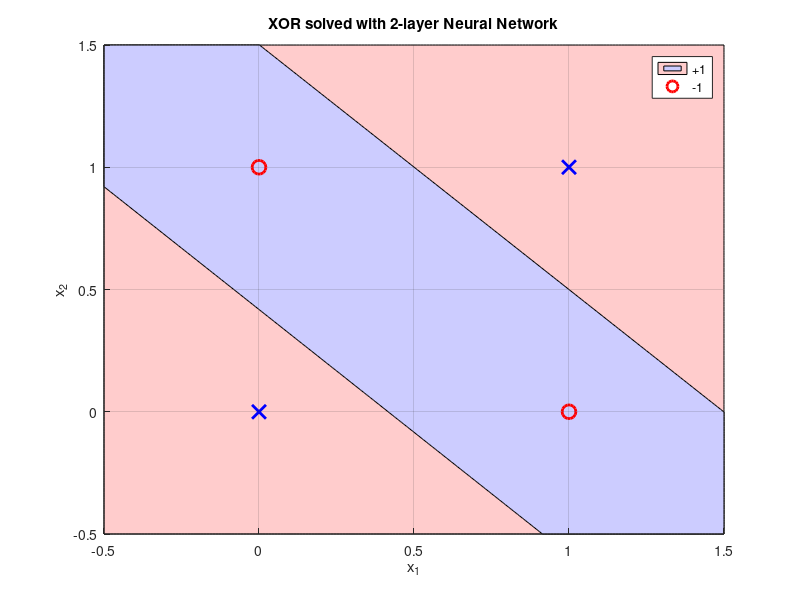

Write the MATLAB code that produced this figure.
clc; clear; close all;

% --- Multi-Layer Neural Network for XOR with Detailed Printing ---

% Input patterns and targets for XOR
P = [0 0 1 1; 0 1 0 1];      % Input patterns
T = [-1 1 1 -1];              % Targets (-1 for 0, 1 for 1)

% Network architecture
input_size = 2;
hidden_size = 2;
output_size = 1;
eta = 0.2;                     % Learning rate
max_epochs = 5000;

% Initialize weights and biases randomly
rng('shuffle');
W1 = rand(hidden_size, input_size)*2 - 1;  % Hidden layer weights
b1 = rand(hidden_size,1)*2 - 1;            % Hidden layer biases
W2 = rand(output_size, hidden_size)*2 - 1; % Output layer weights
b2 = rand()*2 - 1;                         % Output layer bias

% Activation function and derivative
f = @(x) tanh(x);        % Hidden and output layer activation
f_prime = @(x) 1 - tanh(x).^2;

% Training loop
for epoch = 1:max_epochs
    total_error = 0;
    fprintf('--- Epoch %d ---\n', epoch);
    
    for i = 1:size(P,2)
        % Forward pass
        x = P(:,i);
        t = T(i);
        
        z1 = W1*x + b1;       % Hidden layer linear combination
        a1 = f(z1);           % Hidden layer output
        z2 = W2*a1 + b2;      % Output layer linear combination
        a2 = f(z2);           % Network output
        
        % Compute error
        e = t - a2;
        total_error = total_error + 0.5*e^2;
        
        % Backpropagation
        delta2 = e .* f_prime(z2);             % Output layer delta
        delta1 = f_prime(z1) .* (W2' * delta2); % Hidden layer delta
        
        % Update weights and biases
        W2 = W2 + eta * delta2 * a1';
        b2 = b2 + eta * delta2;
        W1 = W1 + eta * delta1 * x';
        b1 = b1 + eta * delta1;
        
        % Print detailed calculation
        fprintf('Input %d: [%d %d], Target = %d\n', i, x(1), x(2), t);
        fprintf('  Hidden activations a1 = [%.4f %.4f]\n', a1(1), a1(2));
        fprintf('  Output a2 = %.4f, Error = %.4f\n', a2, e);
        fprintf('  ΔW1 = [%.4f %.4f; %.4f %.4f], Δb1 = [%.4f %.4f]\n', ...
            eta*delta1(1)*x', eta*delta1(2)*x', eta*delta1(1), eta*delta1(2));
        fprintf('  ΔW2 = [%.4f %.4f], Δb2 = %.4f\n\n', eta*delta2*a1', eta*delta2);
    end
    
    fprintf('End of Epoch %d: Total Error = %.6f\n\n', epoch, total_error);
    
    % Stop if error is very small
    if total_error < 1e-5
        fprintf('Training converged at epoch %d\n', epoch);
        break;
    end
end

% Testing
fprintf('\n--- Testing XOR Network ---\n');
for i = 1:size(P,2)
    x = P(:,i);
    z1 = W1*x + b1;
    a1 = f(z1);
    z2 = W2*a1 + b2;
    a2 = f(z2);
    fprintf('Input: [%d %d] -> Output: %.4f -> Target: %d\n', x(1), x(2), a2, T(i));
end

% Plot decision regions
[x_grid, y_grid] = meshgrid(-0.5:0.01:1.5, -0.5:0.01:1.5);
Z = zeros(size(x_grid));
for i = 1:numel(x_grid)
    x = [x_grid(i); y_grid(i)];
    a1 = f(W1*x + b1);
    a2 = f(W2*a1 + b2);
    Z(i) = a2;
end
figure; hold on; grid on;
contourf(x_grid, y_grid, Z, [-1 0 1], 'LineColor','k');
colormap([1 0.8 0.8; 0.8 0.8 1]);
plot(P(1,T==1), P(2,T==1),'ro','MarkerSize',10,'LineWidth',2);
plot(P(1,T==-1), P(2,T==-1),'bx','MarkerSize',10,'LineWidth',2);
xlabel('x_1'); ylabel('x_2'); title('XOR solved with 2-layer Neural Network');
legend('+1','-1');
